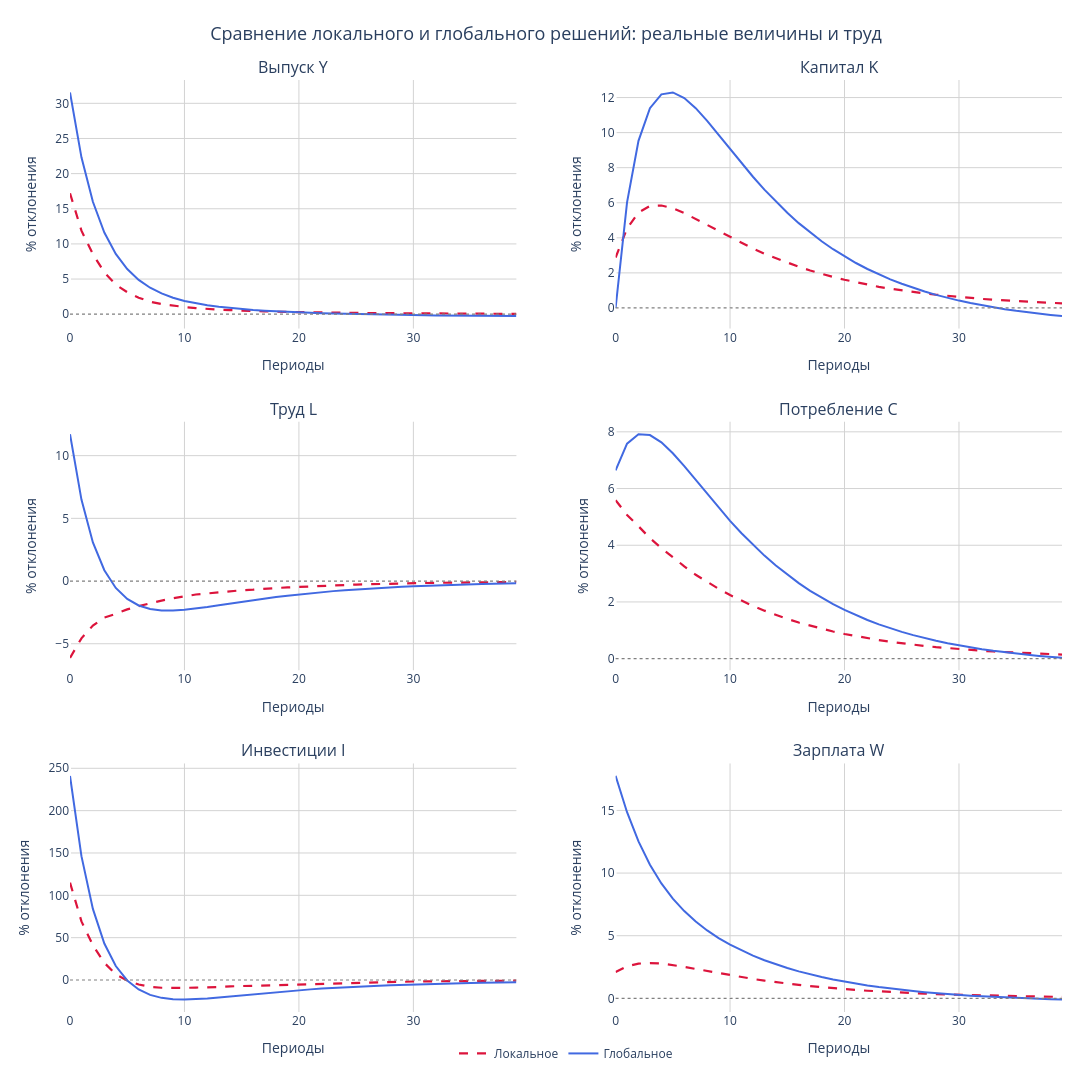
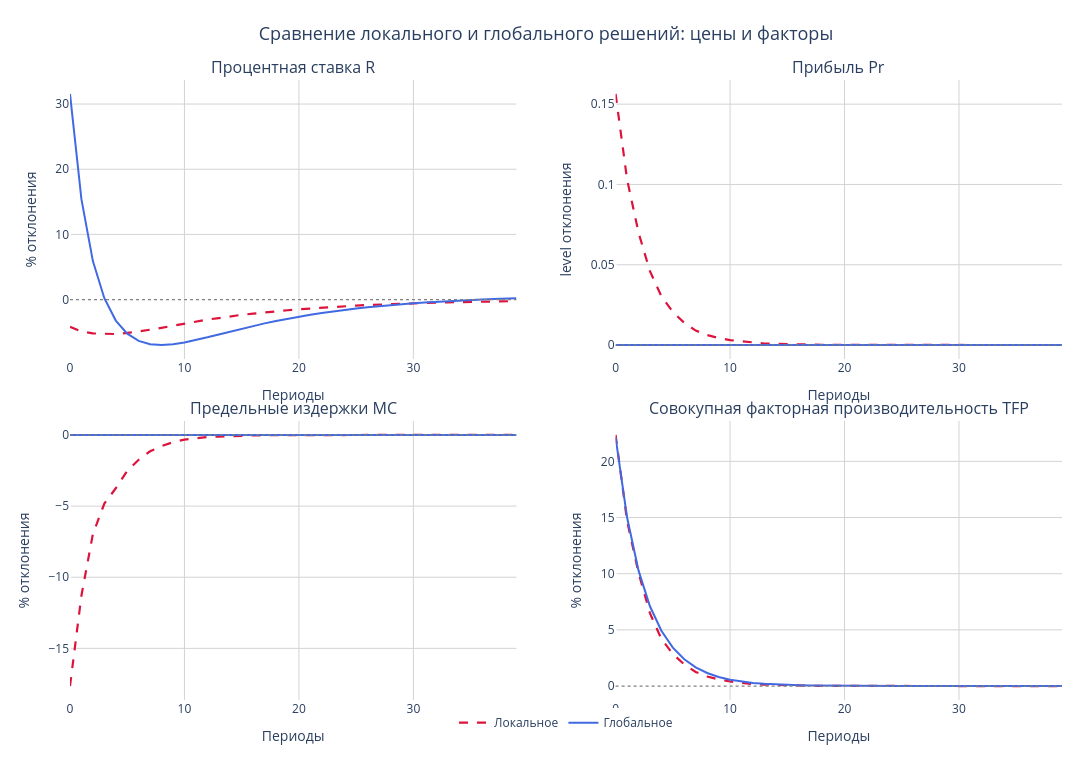

Notebook source saved alongside these figures, in order:
### Code cell
from scipy.io import loadmat

# Локальное решение, выгруженное из Dynare после stoch_simul (RBC.mod).
# В .mat сохранены IRF всех 10 эндогенных переменных модели в level-deviation
# от стационара (как их выдаёт oo_.irfs).
mat = loadmat(str(DYNARE_MAT))

dyn_keys = ['Y', 'K', 'L', 'C', 'I', 'W', 'R', 'Pr', 'MC', 'tfp']
dynare_irfs = {k: np.array(mat[f"{k}_irf"]).flatten() for k in dyn_keys}

print("Первые 3 значения каждой Dynare IRF (level deviation):")
for k in dyn_keys:
    print(f"  {k:>3s}: {dynare_irfs[k][:3]}")

T = min(40, len(dynare_irfs['Y']), len(sim_global['Y']))
plot_compare_irfs(
    sim_global,
    dynare_irfs,
    T=T,
    save_path=IMG_DIR / 'comparison_dynare_vs_chebyshev.png',
)

### Figure 1 — Plotly figure (JSON) as saved in the notebook; plotly's stock layout.template omitted (floating-point values rounded to 4 significant figures)
{"data": [{"hovertemplate": "t=%{x}<br>%{y:.3f}<extra>Dynare</extra>", "legendgroup": "dynare", "line": {"color": "crimson", "dash": "dash", "width": 2.2}, "mode": "lines", "name": "Локальное", "showlegend": true, "type": "scatter", "x": [0, 1, 2, 3, 4, 5, 6, 7, 8, 9, 10, 11, 12, 13, 14, 15, 16, 17, 18, 19, 20, 21, 22, 23, 24, 25, 26, 27, 28, 29, 30, 31, 32, 33, 34, 35, 36, 37, 38, 39], "xaxis": "x", "y": [17.21, 11.88, 8.544, 5.957, 4.201, 3.133, 2.352, 1.784, 1.44, 1.199, 1.02, 0.8775, 0.7262, 0.628, 0.5802, 0.4938, 0.4145, 0.4006, 0.349, 0.3098, 0.2824, 0.2598, 0.2319, 0.2047, 0.1919, 0.1815, 0.1676, 0.15, 0.1304, 0.1175, 0.112, 0.1011, 0.09282, 0.07804, 0.07312, 0.06734, 0.06154, 0.0574, 0.05182, 0.04705], "yaxis": "y"}, {"hovertemplate": "t=%{x}<br>%{y:.3f}<extra>Чебышёв</extra>", "legendgroup": "cheb", "line": {"color": "royalblue", "width": 2.0}, "mode": "lines", "name": "Глобальное", "showlegend": true, "type": "scatter", "x": [0, 1, 2, 3, 4, 5, 6, 7, 8, 9, 10, 11, 12, 13, 14, 15, 16, 17, 18, 19, 20, 21, 22, 23, 24, 25, 26, 27, 28, 29, 30, 31, 32, 33, 34, 35, 36, 37, 38, 39], "xaxis": "x", "y": [31.55, 22.32, 16.0, 11.63, 8.574, 6.42, 4.881, 3.769, 2.954, 2.348, 1.89, 1.539, 1.264, 1.045, 0.8667, 0.7198, 0.5966, 0.4918, 0.4015, 0.3229, 0.2539, 0.1929, 0.1386, 0.09005, 0.04656, 0.007461, -0.02776, -0.05955, -0.08826, -0.1142, -0.1377, -0.159, -0.1783, -0.1957, -0.2115, -0.2258, -0.2388, -0.2506, -0.2613, -0.2709], "yaxis": "y"}, {"hovertemplate": "t=%{x}<br>%{y:.3f}<extra>Dynare</extra>", "legendgroup": "dynare", "line": {"color": "crimson", "dash": "dash", "width": 2.2}, "mode": "lines", "name": "Локальное", "showlegend": false, "type": "scatter", "x": [0, 1, 2, 3, 4, 5, 6, 7, 8, 9, 10, 11, 12, 13, 14, 15, 16, 17, 18, 19, 20, 21, 22, 23, 24, 25, 26, 27, 28, 29, 30, 31, 32, 33, 34, 35, 36, 37, 38, 39], "xaxis": "x2", "y": [2.874, 4.532, 5.447, 5.819, 5.842, 5.683, 5.409, 5.071, 4.716, 4.362, 4.022, 3.698, 3.386, 3.093, 2.829, 2.58, 2.345, 2.137, 1.944, 1.767, 1.607, 1.461, 1.328, 1.205, 1.095, 0.9969, 0.9081, 0.8268, 0.7515, 0.6828, 0.6216, 0.5657, 0.5151, 0.4677, 0.425, 0.3864, 0.3514, 0.3199, 0.2912, 0.2651], "yaxis": "y2"}, {"hovertemplate": "t=%{x}<br>%{y:.3f}<extra>Чебышёв</extra>", "legendgroup": "cheb", "line": {"color": "royalblue", "width": 2.0}, "mode": "lines", "name": "Глобальное", "showlegend": false, "type": "scatter", "x": [0, 1, 2, 3, 4, 5, 6, 7, 8, 9, 10, 11, 12, 13, 14, 15, 16, 17, 18, 19, 20, 21, 22, 23, 24, 25, 26, 27, 28, 29, 30, 31, 32, 33, 34, 35, 36, 37, 38, 39], "xaxis": "x2", "y": [0.0, 6.026, 9.532, 11.39, 12.18, 12.29, 11.97, 11.39, 10.67, 9.877, 9.063, 8.259, 7.484, 6.75, 6.063, 5.425, 4.837, 4.296, 3.801, 3.349, 2.938, 2.563, 2.222, 1.913, 1.632, 1.377, 1.146, 0.9366, 0.7467, 0.5747, 0.4188, 0.2775, 0.1496, 0.03364, -0.07138, -0.1665, -0.2527, -0.3308, -0.4015, -0.4655], "yaxis": "y2"}, {"hovertemplate": "t=%{x}<br>%{y:.3f}<extra>Dynare</extra>", "legendgroup": "dynare", "line": {"color": "crimson", "dash": "dash", "width": 2.2}, "mode": "lines", "name": "Локальное", "showlegend": false, "type": "scatter", "x": [0, 1, 2, 3, 4, 5, 6, 7, 8, 9, 10, 11, 12, 13, 14, 15, 16, 17, 18, 19, 20, 21, 22, 23, 24, 25, 26, 27, 28, 29, 30, 31, 32, 33, 34, 35, 36, 37, 38, 39], "xaxis": "x3", "y": [-6.124, -4.568, -3.55, -2.907, -2.617, -2.26, -2.003, -1.764, -1.559, -1.376, -1.208, -1.072, -0.9871, -0.9053, -0.7899, -0.7326, -0.6892, -0.5999, -0.5547, -0.5091, -0.4594, -0.4158, -0.3817, -0.3538, -0.3166, -0.2794, -0.2497, -0.2278, -0.2119, -0.1935, -0.1708, -0.1558, -0.14, -0.1333, -0.1198, -0.108, -0.09776, -0.08723, -0.07924, -0.07168], "yaxis": "y3"}, {"hovertemplate": "t=%{x}<br>%{y:.3f}<extra>Чебышёв</extra>", "legendgroup": "cheb", "line": {"color": "royalblue", "width": 2.0}, "mode": "lines", "name": "Глобальное", "showlegend": false, "type": "scatter", "x": [0, 1, 2, 3, 4, 5, 6, 7, 8, 9, 10, 11, 12, 13, 14, 15, 16, 17, 18, 19, 20, 21, 22, 23, 24, 25, 26, 27, 28, 29, 30, 31, 32, 33, 34, 35, 36, 37, 38, 39], "xaxis": "x3", "y": [11.71, 6.495, 3.083, 0.8667, -0.5502, -1.43, -1.949, -2.226, -2.342, -2.352, -2.294, -2.195, -2.072, -1.937, -1.798, -1.66, -1.526, -1.399, -1.28, -1.169, -1.066, -0.9708, -0.8836, -0.8038, -0.7308, -0.6643, -0.6037, -0.5485, -0.4984, -0.4528, -0.4114, -0.3738, -0.3397, -0.3087, -0.2806, -0.2552, -0.2321, -0.2112, -0.1922, -0.175], "yaxis": "y3"}, {"hovertemplate": "t=%{x}<br>%{y:.3f}<extra>Dynare</extra>", "legendgroup": "dynare", "line": {"color": "crimson", "dash": "dash", "width": 2.2}, "mode": "lines", "name": "Локальное", "showlegend": false, "type": "scatter", "x": [0, 1, 2, 3, 4, 5, 6, 7, 8, 9, 10, 11, 12, 13, 14, 15, 16, 17, 18, 19, 20, 21, 22, 23, 24, 25, 26, 27, 28, 29, 30, 31, 32, 33, 34, 35, 36, 37, 38, 39], "xaxis": "x4", "y": [5.59, 5.069, 4.669, 4.25, 3.9, 3.568, 3.257, 2.958, 2.699, 2.462, 2.242, 2.042, 1.857, 1.693, 1.541, 1.401, 1.273, 1.159, 1.053, 0.9574, 0.8698, 0.7917, 0.7197, 0.6542, 0.5948, 0.5406, 0.4914, 0.4466, 0.4056, 0.3686, 0.3353, 0.305, 0.2773, 0.2518, 0.2292, 0.2083, 0.1894, 0.1722, 0.1565, 0.1422], "yaxis": "y4"}, {"hovertemplate": "t=%{x}<br>%{y:.3f}<extra>Чебышёв</extra>", "legendgroup": "cheb", "line": {"color": "royalblue", "width": 2.0}, "mode": "lines", "name": "Глобальное", "showlegend": false, "type": "scatter", "x": [0, 1, 2, 3, 4, 5, 6, 7, 8, 9, 10, 11, 12, 13, 14, 15, 16, 17, 18, 19, 20, 21, 22, 23, 24, 25, 26, 27, 28, 29, 30, 31, 32, 33, 34, 35, 36, 37, 38, 39], "xaxis": "x4", "y": [6.641, 7.582, 7.918, 7.886, 7.631, 7.245, 6.789, 6.302, 5.809, 5.326, 4.862, 4.424, 4.014, 3.634, 3.282, 2.96, 2.664, 2.393, 2.147, 1.922, 1.717, 1.531, 1.362, 1.209, 1.07, 0.9435, 0.8289, 0.725, 0.6308, 0.5454, 0.4679, 0.3978, 0.3342, 0.2765, 0.2243, 0.177, 0.1341, 0.09524, 0.06004, 0.02815], "yaxis": "y4"}, {"hovertemplate": "t=%{x}<br>%{y:.3f}<extra>Dynare</extra>", "legendgroup": "dynare", "line": {"color": "crimson", "dash": "dash", "width": 2.2}, "mode": "lines", "name": "Локальное", "showlegend": false, "type": "scatter", "x": [0, 1, 2, 3, 4, 5, 6, 7, 8, 9, 10, 11, 12, 13, 14, 15, 16, 17, 18, 19, 20, 21, 22, 23, 24, 25, 26, 27, 28, 29, 30, 31, 32, 33, 34, 35, 36, 37, 38, 39], "xaxis": "x5", "y": [115.0, 69.19, 41.13, 20.32, 6.732, -0.528, -5.26, -8.095, -9.153, -9.42, -9.259, -8.917, -8.785, -8.325, -7.496, -7.134, -6.804, -5.976, -5.574, -5.136, -4.658, -4.214, -3.87, -3.576, -3.197, -2.838, -2.556, -2.344, -2.184, -1.994, -1.766, -1.613, -1.458, -1.383, -1.239, -1.118, -1.014, -0.9081, -0.8287, -0.7536], "yaxis": "y5"}, {"hovertemplate": "t=%{x}<br>%{y:.3f}<extra>Чебышёв</extra>", "legendgroup": "cheb", "line": {"color": "royalblue", "width": 2.0}, "mode": "lines", "name": "Глобальное", "showlegend": false, "type": "scatter", "x": [0, 1, 2, 3, 4, 5, 6, 7, 8, 9, 10, 11, 12, 13, 14, 15, 16, 17, 18, 19, 20, 21, 22, 23, 24, 25, 26, 27, 28, 29, 30, 31, 32, 33, 34, 35, 36, 37, 38, 39], "xaxis": "x5", "y": [241.0, 146.3, 83.93, 43.08, 16.51, -0.5206, -11.17, -17.54, -21.06, -22.69, -23.1, -22.72, -21.87, -20.73, -19.45, -18.12, -16.79, -15.5, -14.28, -13.12, -12.05, -11.06, -10.15, -9.321, -8.559, -7.865, -7.232, -6.658, -6.135, -5.661, -5.231, -4.841, -4.488, -4.167, -3.877, -3.614, -3.375, -3.159, -2.963, -2.786], "yaxis": "y5"}, {"hovertemplate": "t=%{x}<br>%{y:.3f}<extra>Dynare</extra>", "legendgroup": "dynare", "line": {"color": "crimson", "dash": "dash", "width": 2.2}, "mode": "lines", "name": "Локальное", "showlegend": false, "type": "scatter", "x": [0, 1, 2, 3, 4, 5, 6, 7, 8, 9, 10, 11, 12, 13, 14, 15, 16, 17, 18, 19, 20, 21, 22, 23, 24, 25, 26, 27, 28, 29, 30, 31, 32, 33, 34, 35, 36, 37, 38, 39], "xaxis": "x6", "y": [2.098, 2.555, 2.773, 2.819, 2.78, 2.665, 2.517, 2.348, 2.18, 2.013, 1.848, 1.694, 1.549, 1.418, 1.292, 1.178, 1.074, 0.978, 0.89, 0.8099, 0.7361, 0.6704, 0.6099, 0.5551, 0.5048, 0.4582, 0.4161, 0.3779, 0.3433, 0.3121, 0.2836, 0.258, 0.2343, 0.213, 0.194, 0.1762, 0.1602, 0.1456, 0.1322, 0.1201], "yaxis": "y6"}, {"hovertemplate": "t=%{x}<br>%{y:.3f}<extra>Чебышёв</extra>", "legendgroup": "cheb", "line": {"color": "royalblue", "width": 2.0}, "mode": "lines", "name": "Глобальное", "showlegend": false, "type": "scatter", "x": [0, 1, 2, 3, 4, 5, 6, 7, 8, 9, 10, 11, 12, 13, 14, 15, 16, 17, 18, 19, 20, 21, 22, 23, 24, 25, 26, 27, 28, 29, 30, 31, 32, 33, 34, 35, 36, 37, 38, 39], "xaxis": "x6", "y": [17.76, 14.86, 12.53, 10.67, 9.175, 7.964, 6.966, 6.131, 5.423, 4.813, 4.283, 3.818, 3.406, 3.04, 2.713, 2.42, 2.156, 1.918, 1.703, 1.509, 1.334, 1.175, 1.031, 0.9011, 0.7831, 0.6763, 0.5794, 0.4917, 0.4121, 0.3401, 0.2748, 0.2156, 0.162, 0.1134, 0.06931, 0.0294, -0.006764, -0.03953, -0.06922, -0.09612], "yaxis": "y6"}], "layout": {"annotations": [{"font": {"size": 16}, "showarrow": false, "text": "Выпуск Y", "x": 0.225, "xanchor": "center", "xref": "paper", "y": 1.0, "yanchor": "bottom", "yref": "paper"}, {"font": {"size": 16}, "showarrow": false, "text": "Капитал K", "x": 0.775, "xanchor": "center", "xref": "paper", "y": 1.0, "yanchor": "bottom", "yref": "paper"}, {"font": {"size": 16}, "showarrow": false, "text": "Труд L", "x": 0.225, "xanchor": "center", "xref": "paper", "y": 0.6333, "yanchor": "bottom", "yref": "paper"}, {"font": {"size": 16}, "showarrow": false, "text": "Потребление C", "x": 0.775, "xanchor": "center", "xref": "paper", "y": 0.6333, "yanchor": "bottom", "yref": "paper"}, {"font": {"size": 16}, "showarrow": false, "text": "Инвестиции I", "x": 0.225, "xanchor": "center", "xref": "paper", "y": 0.2667, "yanchor": "bottom", "yref": "paper"}, {"font": {"size": 16}, "showarrow": false, "text": "Зарплата W", "x": 0.775, "xanchor": "center", "xref": "paper", "y": 0.2667, "yanchor": "bottom", "yref": "paper"}], "height": 1130, "legend": {"orientation": "h", "x": 0.5, "xanchor": "center", "y": -0.06, "yanchor": "bottom"}, "margin": {"b": 80, "l": 70, "r": 30, "t": 80}, "paper_bgcolor": "white", "plot_bgcolor": "white", "shapes": [{"line": {"color": "gray", "dash": "dot", "width": 1.2}, "type": "line", "x0": 0, "x1": 1, "xref": "x domain", "y0": 0.0, "y1": 0.0, "yref": "y"}, {"line": {"color": "gray", "dash": "dot", "width": 1.2}, "type": "line", "x0": 0, "x1": 1, "xref": "x2 domain", "y0": 0.0, "y1": 0.0, "yref": "y2"}, {"line": {"color": "gray", "dash": "dot", "width": 1.2}, "type": "line", "x0": 0, "x1": 1, "xref": "x3 domain", "y0": 0.0, "y1": 0.0, "yref": "y3"}, {"line": {"color": "gray", "dash": "dot", "width": 1.2}, "type": "line", "x0": 0, "x1": 1, "xref": "x4 domain", "y0": 0.0, "y1": 0.0, "yref": "y4"}, {"line": {"color": "gray", "dash": "dot", "width": 1.2}, "type": "line", "x0": 0, "x1": 1, "xref": "x5 domain", "y0": 0.0, "y1": 0.0, "yref": "y5"}, {"line": {"color": "gray", "dash": "dot", "width": 1.2}, "type": "line", "x0": 0, "x1": 1, "xref": "x6 domain", "y0": 0.0, "y1": 0.0, "yref": "y6"}], "title": {"font": {"size": 18}, "text": "Сравнение локального и глобального решений: реальные величины и труд", "x": 0.5, "xanchor": "center"}, "width": 1100, "xaxis": {"anchor": "y", "domain": [0.0, 0.45], "gridcolor": "lightgray", "showgrid": true, "title": {"text": "Периоды"}}, "xaxis2": {"anchor": "y2", "domain": [0.55, 1.0], "gridcolor": "lightgray", "showgrid": true, "title": {"text": "Периоды"}}, "xaxis3": {"anchor": "y3", "domain": [0.0, 0.45], "gridcolor": "lightgray", "showgrid": true, "title": {"text": "Периоды"}}, "xaxis4": {"anchor": "y4", "domain": [0.55, 1.0], "gridcolor": "lightgray", "showgrid": true, "title": {"text": "Периоды"}}, "xaxis5": {"anchor": "y5", "domain": [0.0, 0.45], "gridcolor": "lightgray", "showgrid": true, "title": {"text": "Периоды"}}, "xaxis6": {"anchor": "y6", "domain": [0.55, 1.0], "gridcolor": "lightgray", "showgrid": true, "title": {"text": "Периоды"}}, "yaxis": {"anchor": "x", "domain": [0.7333, 1.0], "gridcolor": "lightgray", "showgrid": true, "title": {"text": "% отклонения"}}, "yaxis2": {"anchor": "x2", "domain": [0.7333, 1.0], "gridcolor": "lightgray", "showgrid": true, "title": {"text": "% отклонения"}}, "yaxis3": {"anchor": "x3", "domain": [0.3667, 0.6333], "gridcolor": "lightgray", "showgrid": true, "title": {"text": "% отклонения"}}, "yaxis4": {"anchor": "x4", "domain": [0.3667, 0.6333], "gridcolor": "lightgray", "showgrid": true, "title": {"text": "% отклонения"}}, "yaxis5": {"anchor": "x5", "domain": [0.0, 0.2667], "gridcolor": "lightgray", "showgrid": true, "title": {"text": "% отклонения"}}, "yaxis6": {"anchor": "x6", "domain": [0.0, 0.2667], "gridcolor": "lightgray", "showgrid": true, "title": {"text": "% отклонения"}}}}

### Figure 2 — Plotly figure (JSON) as saved in the notebook; plotly's stock layout.template omitted (floating-point values rounded to 4 significant figures)
{"data": [{"hovertemplate": "t=%{x}<br>%{y:.3f}<extra>Dynare</extra>", "legendgroup": "dynare", "line": {"color": "crimson", "dash": "dash", "width": 2.2}, "mode": "lines", "name": "Локальное", "showlegend": true, "type": "scatter", "x": [0, 1, 2, 3, 4, 5, 6, 7, 8, 9, 10, 11, 12, 13, 14, 15, 16, 17, 18, 19, 20, 21, 22, 23, 24, 25, 26, 27, 28, 29, 30, 31, 32, 33, 34, 35, 36, 37, 38, 39], "xaxis": "x", "y": [-4.186, -4.896, -5.192, -5.221, -5.287, -5.117, -4.899, -4.62, -4.327, -4.007, -3.659, -3.332, -3.066, -2.831, -2.549, -2.337, -2.16, -1.95, -1.783, -1.631, -1.48, -1.351, -1.235, -1.135, -1.031, -0.9254, -0.8316, -0.7518, -0.6852, -0.6241, -0.5618, -0.5103, -0.4598, -0.4236, -0.3863, -0.3499, -0.3173, -0.286, -0.2585, -0.2332], "yaxis": "y"}, {"hovertemplate": "t=%{x}<br>%{y:.3f}<extra>Чебышёв</extra>", "legendgroup": "cheb", "line": {"color": "royalblue", "width": 2.0}, "mode": "lines", "name": "Глобальное", "showlegend": true, "type": "scatter", "x": [0, 1, 2, 3, 4, 5, 6, 7, 8, 9, 10, 11, 12, 13, 14, 15, 16, 17, 18, 19, 20, 21, 22, 23, 24, 25, 26, 27, 28, 29, 30, 31, 32, 33, 34, 35, 36, 37, 38, 39], "xaxis": "x", "y": [31.55, 15.37, 5.902, 0.2102, -3.218, -5.23, -6.333, -6.845, -6.972, -6.852, -6.576, -6.207, -5.787, -5.345, -4.9, -4.463, -4.045, -3.648, -3.275, -2.928, -2.607, -2.311, -2.038, -1.788, -1.56, -1.351, -1.161, -0.9869, -0.8288, -0.685, -0.5542, -0.4353, -0.3273, -0.2293, -0.1402, -0.05943, 0.01389, 0.08042, 0.1408, 0.1955], "yaxis": "y"}, {"hovertemplate": "t=%{x}<br>%{y:.3f}<extra>Dynare</extra>", "legendgroup": "dynare", "line": {"color": "crimson", "dash": "dash", "width": 2.2}, "mode": "lines", "name": "Локальное", "showlegend": false, "type": "scatter", "x": [0, 1, 2, 3, 4, 5, 6, 7, 8, 9, 10, 11, 12, 13, 14, 15, 16, 17, 18, 19, 20, 21, 22, 23, 24, 25, 26, 27, 28, 29, 30, 31, 32, 33, 34, 35, 36, 37, 38, 39], "xaxis": "x2", "y": [0.1564, 0.1032, 0.07013, 0.04596, 0.03042, 0.02063, 0.01384, 0.009002, 0.006179, 0.004331, 0.003081, 0.002223, 0.001416, 0.0009731, 0.0008305, 0.0005094, 0.0002314, 0.0002968, 0.0001706, 0.0001005, 8.618e-05, 8.311e-05, 4.817e-05, 5.659e-06, 3.061e-05, 6.53e-05, 7.528e-05, 5.892e-05, 2.485e-05, 1.723e-05, 4.204e-05, 3.498e-05, 3.792e-05, 2.344e-06, 1.141e-05, 1.503e-05, 1.551e-05, 2.208e-05, 1.917e-05, 1.805e-05], "yaxis": "y2"}, {"hovertemplate": "t=%{x}<br>%{y:.3f}<extra>Чебышёв</extra>", "legendgroup": "cheb", "line": {"color": "royalblue", "width": 2.0}, "mode": "lines", "name": "Глобальное", "showlegend": false, "type": "scatter", "x": [0, 1, 2, 3, 4, 5, 6, 7, 8, 9, 10, 11, 12, 13, 14, 15, 16, 17, 18, 19, 20, 21, 22, 23, 24, 25, 26, 27, 28, 29, 30, 31, 32, 33, 34, 35, 36, 37, 38, 39], "xaxis": "x2", "y": [0.0, 0.0, 0.0, 1.11e-16, 0.0, 0.0, 0.0, 0.0, 1.11e-16, 0.0, 1.11e-16, 5.551e-17, 0.0, 5.551e-17, 1.11e-16, 1.11e-16, 0.0, -5.551e-17, 5.551e-17, 5.551e-17, -5.551e-17, 5.551e-17, 5.551e-17, 0.0, -5.551e-17, 5.551e-17, 5.551e-17, 0.0, 0.0, 5.551e-17, 5.551e-17, 1.11e-16, 1.665e-16, 0.0, 0.0, 0.0, 5.551e-17, 0.0, 0.0, 0.0], "yaxis": "y2"}, {"hovertemplate": "t=%{x}<br>%{y:.3f}<extra>Dynare</extra>", "legendgroup": "dynare", "line": {"color": "crimson", "dash": "dash", "width": 2.2}, "mode": "lines", "name": "Локальное", "showlegend": false, "type": "scatter", "x": [0, 1, 2, 3, 4, 5, 6, 7, 8, 9, 10, 11, 12, 13, 14, 15, 16, 17, 18, 19, 20, 21, 22, 23, 24, 25, 26, 27, 28, 29, 30, 31, 32, 33, 34, 35, 36, 37, 38, 39], "xaxis": "x3", "y": [-17.65, -11.28, -6.967, -4.826, -3.748, -2.53, -1.742, -1.146, -0.7828, -0.5112, -0.3263, -0.2147, -0.1499, -0.1112, -0.06816, -0.04734, -0.03457, -0.02224, -0.01455, -0.01009, -0.006804, -0.004535, -0.003089, -0.002014, -0.001248, -0.0007366, -0.0004978, -0.0003659, -0.0002536, -0.0001784, -0.0001129, -7.404e-05, -4.77e-05, -3.504e-05, -2.416e-05, -1.553e-05, -1.125e-05, -7.398e-06, -4.983e-06, -3.246e-06], "yaxis": "y3"}, {"hovertemplate": "t=%{x}<br>%{y:.3f}<extra>Чебышёв</extra>", "legendgroup": "cheb", "line": {"color": "royalblue", "width": 2.0}, "mode": "lines", "name": "Глобальное", "showlegend": false, "type": "scatter", "x": [0, 1, 2, 3, 4, 5, 6, 7, 8, 9, 10, 11, 12, 13, 14, 15, 16, 17, 18, 19, 20, 21, 22, 23, 24, 25, 26, 27, 28, 29, 30, 31, 32, 33, 34, 35, 36, 37, 38, 39], "xaxis": "x3", "y": [-1.11e-14, 0.0, 0.0, -1.11e-14, 2.22e-14, 2.22e-14, 2.22e-14, 0.0, 0.0, -1.11e-14, 0.0, -1.11e-14, 2.22e-14, -1.11e-14, -1.11e-14, -1.11e-14, -1.11e-14, 2.22e-14, 0.0, 2.22e-14, 2.22e-14, 2.22e-14, 0.0, 0.0, 2.22e-14, 0.0, 2.22e-14, 2.22e-14, 2.22e-14, -2.22e-14, 0.0, -1.11e-14, 0.0, 4.441e-14, 2.22e-14, -1.11e-14, 0.0, -2.22e-14, -2.22e-14, 2.22e-14], "yaxis": "y3"}, {"hovertemplate": "t=%{x}<br>%{y:.3f}<extra>Dynare</extra>", "legendgroup": "dynare", "line": {"color": "crimson", "dash": "dash", "width": 2.2}, "mode": "lines", "name": "Локальное", "showlegend": false, "type": "scatter", "x": [0, 1, 2, 3, 4, 5, 6, 7, 8, 9, 10, 11, 12, 13, 14, 15, 16, 17, 18, 19, 20, 21, 22, 23, 24, 25, 26, 27, 28, 29, 30, 31, 32, 33, 34, 35, 36, 37, 38, 39], "xaxis": "x4", "y": [22.35, 14.72, 10.09, 6.488, 4.199, 2.851, 1.921, 1.257, 0.8539, 0.5923, 0.4077, 0.2801, 0.1813, 0.1245, 0.08734, 0.05669, 0.03542, 0.02505, 0.01661, 0.01096, 0.007173, 0.005094, 0.003405, 0.002276, 0.001568, 0.00108, 0.0007288, 0.0004682, 0.0003035, 0.0002025, 0.0001407, 9.914e-05, 6.526e-05, 4.17e-05, 2.898e-05, 1.982e-05, 1.331e-05, 9.215e-06, 6.151e-06, 4.042e-06], "yaxis": "y4"}, {"hovertemplate": "t=%{x}<br>%{y:.3f}<extra>Чебышёв</extra>", "legendgroup": "cheb", "line": {"color": "royalblue", "width": 2.0}, "mode": "lines", "name": "Глобальное", "showlegend": false, "type": "scatter", "x": [0, 1, 2, 3, 4, 5, 6, 7, 8, 9, 10, 11, 12, 13, 14, 15, 16, 17, 18, 19, 20, 21, 22, 23, 24, 25, 26, 27, 28, 29, 30, 31, 32, 33, 34, 35, 36, 37, 38, 39], "xaxis": "x4", "y": [22.14, 15.03, 10.3, 7.101, 4.919, 3.419, 2.381, 1.661, 1.16, 0.8103, 0.5665, 0.3962, 0.2772, 0.194, 0.1357, 0.095, 0.06649, 0.04654, 0.03257, 0.0228, 0.01596, 0.01117, 0.00782, 0.005474, 0.003832, 0.002682, 0.001878, 0.001314, 0.00092, 0.000644, 0.0004508, 0.0003156, 0.0002209, 0.0001546, 0.0001082, 7.576e-05, 5.303e-05, 3.712e-05, 2.599e-05, 1.819e-05], "yaxis": "y4"}], "layout": {"annotations": [{"font": {"size": 16}, "showarrow": false, "text": "Процентная ставка R", "x": 0.225, "xanchor": "center", "xref": "paper", "y": 1.0, "yanchor": "bottom", "yref": "paper"}, {"font": {"size": 16}, "showarrow": false, "text": "Прибыль Pr", "x": 0.775, "xanchor": "center", "xref": "paper", "y": 1.0, "yanchor": "bottom", "yref": "paper"}, {"font": {"size": 16}, "showarrow": false, "text": "Предельные издержки MC", "x": 0.225, "xanchor": "center", "xref": "paper", "y": 0.45, "yanchor": "bottom", "yref": "paper"}, {"font": {"size": 16}, "showarrow": false, "text": "Совокупная факторная производительность TFP", "x": 0.775, "xanchor": "center", "xref": "paper", "y": 0.45, "yanchor": "bottom", "yref": "paper"}], "height": 780, "legend": {"orientation": "h", "x": 0.5, "xanchor": "center", "y": -0.06, "yanchor": "bottom"}, "margin": {"b": 80, "l": 70, "r": 30, "t": 80}, "paper_bgcolor": "white", "plot_bgcolor": "white", "shapes": [{"line": {"color": "gray", "dash": "dot", "width": 1.2}, "type": "line", "x0": 0, "x1": 1, "xref": "x domain", "y0": 0.0, "y1": 0.0, "yref": "y"}, {"line": {"color": "gray", "dash": "dot", "width": 1.2}, "type": "line", "x0": 0, "x1": 1, "xref": "x2 domain", "y0": 0.0, "y1": 0.0, "yref": "y2"}, {"line": {"color": "gray", "dash": "dot", "width": 1.2}, "type": "line", "x0": 0, "x1": 1, "xref": "x3 domain", "y0": 0.0, "y1": 0.0, "yref": "y3"}, {"line": {"color": "gray", "dash": "dot", "width": 1.2}, "type": "line", "x0": 0, "x1": 1, "xref": "x4 domain", "y0": 0.0, "y1": 0.0, "yref": "y4"}], "title": {"font": {"size": 18}, "text": "Сравнение локального и глобального решений: цены и факторы", "x": 0.5, "xanchor": "center"}, "width": 1100, "xaxis": {"anchor": "y", "domain": [0.0, 0.45], "gridcolor": "lightgray", "showgrid": true, "title": {"text": "Периоды"}}, "xaxis2": {"anchor": "y2", "domain": [0.55, 1.0], "gridcolor": "lightgray", "showgrid": true, "title": {"text": "Периоды"}}, "xaxis3": {"anchor": "y3", "domain": [0.0, 0.45], "gridcolor": "lightgray", "showgrid": true, "title": {"text": "Периоды"}}, "xaxis4": {"anchor": "y4", "domain": [0.55, 1.0], "gridcolor": "lightgray", "showgrid": true, "title": {"text": "Периоды"}}, "yaxis": {"anchor": "x", "domain": [0.55, 1.0], "gridcolor": "lightgray", "showgrid": true, "title": {"text": "% отклонения"}}, "yaxis2": {"anchor": "x2", "domain": [0.55, 1.0], "gridcolor": "lightgray", "showgrid": true, "title": {"text": "level отклонения"}}, "yaxis3": {"anchor": "x3", "domain": [0.0, 0.45], "gridcolor": "lightgray", "showgrid": true, "title": {"text": "% отклонения"}}, "yaxis4": {"anchor": "x4", "domain": [0.0, 0.45], "gridcolor": "lightgray", "showgrid": true, "title": {"text": "% отклонения"}}}}
